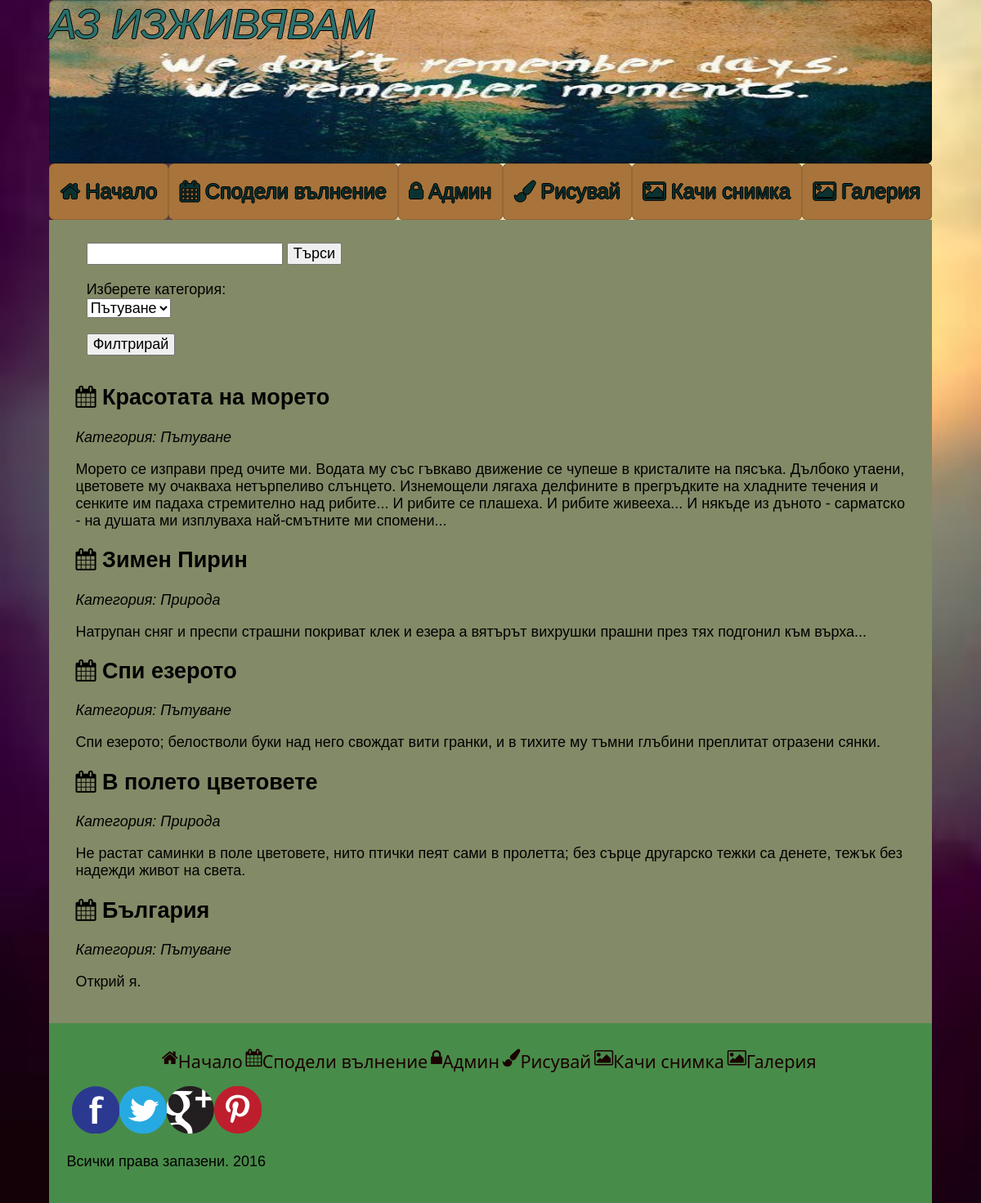
Screenshot of /index.php/admin with the database file from the repository.
### tables this page shows
CREATE TABLE `moment` (
  `id` int(10) NOT NULL,
  `name` varchar(300) NOT NULL,
  `category` varchar(300) NOT NULL,
  `description` text NOT NULL,
  `published` date NOT NULL,
  `date_deleted` date DEFAULT NULL
);

CREATE TABLE `categories` (
  `category_id` int(11) NOT NULL,
  `category_name` text NOT NULL
);

### application/libraries/Template.php (called while the page is built)
<?php if ( ! defined('BASEPATH')) exit('No direct script access allowed');
class Template {
		var $template_data = array();
		function set($name, $value)
		{
			$this->template_data[$name] = $value;
		}
		function load($template = '', $view = '' , $view_data = array(), $return = FALSE)
		{
			$this->CI =& get_instance();
			$this->set('contents', $this->CI->load->view($view, $view_data, TRUE));
			return $this->CI->load->view($template, $this->template_data, $return);
		}
}

### application/controllers/admin.php (called while the page is built, shortened)
<?php
class Admin extends CI_Controller
{
  public function index()
  {
    $category = $this->category->index();
    $result = $this->adminmodel->show();
    $this->template->set('title', 'Контролен панел');
    $this->template->load('layouts/default', 'admin', compact('result', 'category'));
  }
}

### index.php (called while the page is built, shortened)
<?php
require_once BASEPATH.'core/CodeIgniter.php';

### application/models/category.php (called while the page is built, shortened)
<?php
class Category extends CI_Model
{
  public function index() {
    $sql =  $this->db->get('categories');
    return $sql->result();
  }
}

### application/models/adminmodel.php (called while the page is built, shortened)
<?php
class adminmodel extends CI_Model
{
  function show()
  {
    $result = $this->db->query("SELECT * FROM `moment` JOIN `categories` ON moment.category = categories.category_id");
    return $result->result();
  }
}

### application/views/admin.php (the view)
<form action="<?= site_url('admin/search/')?>" method="post">
  <fieldset>
    <input type="text" name="name">
    <input type="submit" value="Търси">
  </fieldset>
</form>
<?php if (empty($sort)): ?>
  <form action="<?= site_url('/admin/sort/') ?>" method="post">
    <fieldset>
      <label for="category">Изберете категория:</label>
      <select name="category">
        <?php foreach ($category as $key => $value): ?>
          <option value="<?= $category[$key]->category_id ?>">
            <?= $category[$key]->category_name?>
          </option>
        <?php endforeach; ?>
      </select>
    </fieldset>
    <fieldset>
      <input type="submit" value="Филтрирай">
    </fieldset>
  </form>
<?php endif; ?>
<p>
  <?php if (isset($sort)): ?>
    <?php foreach ($sort as $key => $value): ?>
      <h2><i class="fa fa-calendar" aria-hidden="true"></i>
        <a href="<?= site_url('admin/show/'.$sort[$key]->id) ?>"> <?= $sort[$key]->name ?></a></h2>
    <?php endforeach; ?>
  <?php else: ?>
  <?php foreach ($result as $key => $value): ?>
    <h2><i class="fa fa-calendar" aria-hidden="true"></i>
      <a href="<?= site_url('admin/show/'.$result[$key]->id) ?>"><?= $result[$key]->name ?></a></h2>
      <i>Категория: <?= $result[$key]->category_name ?></i>
    <p><?= $result[$key]->description ?></p>
  <?php endforeach; ?>
<?php endif; ?>
</p>

### application/views/layouts/default.php (shortened to what this page needs)
<!DOCTYPE html>
<html>
  <head>
    <link rel="stylesheet" href="<?= site_url('assets/layout/components/normalize-css/normalize.css') ?> ">
    <link rel="stylesheet" href="<?= site_url('assets/layout/components/font-awesome/css/font-awesome.min.css') ?> ">
    <link rel="stylesheet" href="<?= site_url('assets/layout/main.css') ?>">
  </head>
  <body>
    <div class="container">
      <header>
        <div class="moto">
          АЗ ИЗЖИВЯВАМ
        </div>
    </header>
    <nav class="main-navigation">
  <ul>
    <li><a href="<?= site_url() ?>"><i class="fa fa-home" aria-hidden="true"></i>
Начало</a></li>
    <li><a href="<?= site_url('/create') ?>"><i class="fa fa-calendar" aria-hidden="true"></i>
Сподели вълнение</a></li>
    <li><a href="<?= site_url('/admin') ?>"><i class="fa fa-lock" aria-hidden="true"></i>
Админ</a></li>
<li><a href="<?= site_url('/canvas') ?>"><i class="fa fa-paint-brush" aria-hidden="true"></i>
Рисувай</a></li>
<li><a href="<?= site_url('/galleries') ?>"><i class="fa fa-picture-o" aria-hidden="true"></i>
Качи снимка</a></li>
<li><a href="<?= site_url('/galleries/show') ?>"><i class="fa fa-picture-o" aria-hidden="true"></i>
Галерия</a></li>
  </ul>
</nav>
      <main>
        <?= $contents ?>
      </main>
      <footer>
        <nav class="footer-navigation">
          <ul>
            <li><a href="<?= site_url('index.php') ?>"><i class="fa fa-home" aria-hidden="true"></i>
        Начало</a></li>
            <li><a href="<?= site_url('create') ?>"><i class="fa fa-calendar" aria-hidden="true"></i>
      Сподели вълнение</a></li>
            <li><a href="<?= site_url('admin') ?>"><i class="fa fa-lock" aria-hidden="true"></i>
        Админ</a></li>
        <li><a href="<?= site_url('/canvas') ?>"><i class="fa fa-paint-brush" aria-hidden="true"></i>
Рисувай</a></li>
        <li><a href="<?= site_url('/galleries') ?>"><i class="fa fa-picture-o" aria-hidden="true"></i>
Качи снимка</a></li>
<li><a href="<?= site_url('/galleries/show') ?>"><i class="fa fa-picture-o" aria-hidden="true"></i>
Галерия</a></li>
          </ul>
        </nav>
        <ul class="social flex-3">
          <li><a href="#" target="_blank" class="facebook"></a></li>
          <li><a href="#" target="_blank" class="twitter"></a></li>
          <li><a href="#" target="_blank" class="google-plus"></a></li>
          <li><a href="#" target="_blank" class="pinterest"></a></li>
        </ul>
        <p class="copy">Всички права запазени. <?= date('Y') ?></p>
      </footer>
    </div>
  </body>
</html>

### assets/layout/main.css (style rules this page uses)
html { box-sizing: border-box; }
*, *::before, *::after { box-sizing: inherit; }
a { text-decoration: none; color: #000; }
body { font-size: 18px; font-family: Calibri Light, Calibri, Verdana, Arial, sans-serif; background: url('../images/main-background.jpg') no-repeat fixed; background-size: 100% 100%; }
div.container { width: 90%; margin: 0 auto; }
header { display: flex; width: 100%; background-image: url('../images/header-background.jpg'); background-size: 100% 100%; min-height: 200px; border-radius: 6px; box-shadow: inset 0 0 2px #000; }
header .moto { flex: 8; font-size: 2.8em; color: #2b716e; font-family: Segoe Print, Arial, sans-serif; text-shadow: -1px 0 #000,0 1px #000,1px 0 #000,0 -1px #000; font-style: italic; }
nav.main-navigation { width: 100%; }
nav.main-navigation ul { list-style: none; display: flex; margin: 0; padding: 0; }
nav.main-navigation ul li { flex: 1 0 auto; }
nav.main-navigation ul li a { display: block; }
nav.main-navigation ul a:link, nav.main-navigation ul a:visited { text-align: center; padding: 20px 2px; background-color: #a8743b; border-radius: 6px; box-shadow: inset 0 0 1px #000; font-size: 1.4em; text-shadow: -1px 0 #000,0 1px #000,1px 0 #000,0 -1px #000; color: #0b3230; }
main, .home-content { background-color: #838a67; padding: 2% 3%; }
fieldset { border: none; }
form > fieldset label { display: block; }
footer { background-color: #488c4a; padding: 2%; }
.footer-navigation ul { display:-webkit-box; display:flex; flex-wrap:wrap; list-style:none; width:80%; margin:0 auto; padding:1% 1.2% }
.footer-navigation ul li { -webkit-box-flex:1; flex:1 1 auto }
.footer-navigation ul li a { display:-webkit-box; display:flex }
.footer-navigation ul li a:link, .footer-navigation ul li a:visited { font-family:Segoe Script,Segoe UI,Calibri,sans-serif; font-size:1.2em;color:#1b0000 }
.social { display: -webkit-box; display: flex; list-style: none; margin: 0; padding: .6% }
.social li { float: left }
.social a { display: block; background-image: url(../images/icons/social-icons.png); width: 58px; height: 58px; -webkit-transition: .4s; transition: .4s }
.social .facebook { background-position: 0 0 }
.social .twitter { background-position: -64px 0 }
.social .google-plus { background-position: -134px 0 }
.social .pinterest { background-position: -198px 0 }

### rows the page displays
moment: name "Красотата на морето", categories.category_name "Пътуване", description "Морето се изправи пред очите ми. Водата му със гъвкаво движение се чупеше в кристалите на пясъка. Дълбоко утаени, цветовете му очакваха нетърпеливо слънцето. Изнемощели лягаха делфините в прегръдките на хладните течения и сенките им падаха стремително над рибите... И рибите се плашеха. И рибите живееха... И някъде из дъното - сарматско - на душата ми изплуваха най-смътните ми спомени..."
moment: name "Зимен Пирин", categories.category_name "Природа", description "Натрупан сняг и преспи страшни покриват клек и езера а вятърът вихрушки прашни през тях подгонил към върха..."
moment: name "Спи езерото", categories.category_name "Пътуване", description "Спи езерото; белостволи буки над него свождат вити гранки, и в тихите му тъмни глъбини преплитат отразени сянки."
moment: name "В полето цветовете", categories.category_name "Природа", description "Не растат саминки в поле цветовете, нито птички пеят сами в пролетта; без сърце другарско тежки са денете, тежък без надежди живот на света."
moment: name "България", categories.category_name "Пътуване", description "Открий я."

### other values shown
form field category "Пътуване"
